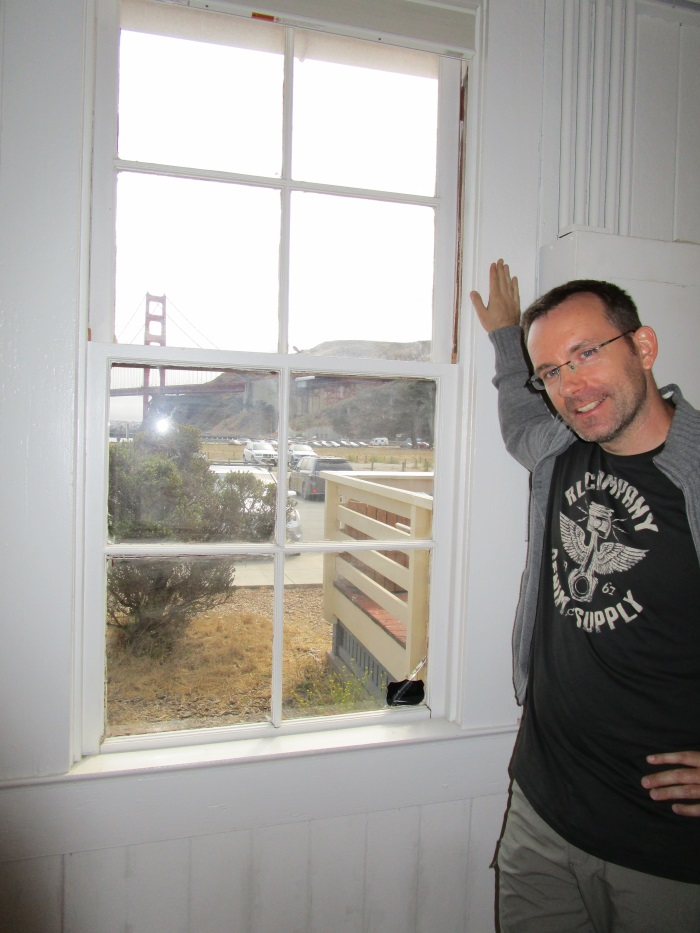
#> input picture code_examples_in_book/05_conv2d_and_maxpool_op_in CNN/test0.jpg, 700 x 933 px, given in place of video_testpattern.mp4, which was not available
$ python filter_image_wrong.py
#> lines starting #> are read from the running program, lines starting #| are printed output that depends on the picture; pictures that were not available may be replaced by others from this repository, and a replacement may not be noted
import sys
import cv2
import numpy as np

print("Your Python version is: " + sys.version)
print("Your OpenCV version is: " + cv2.__version__)


cap = cv2.VideoCapture('video_testpattern.mp4')
#cap = cv2.VideoCapture(0)

kernel = np.array([[-1, 0, 1],
                   [-1, 0, 1],
                   [-1, 0, 1]])

while(cap.isOpened()):

    # try to get another image from the video
    # capture device
    ret, frame = cap.read()
#> frame is the input picture: shape (933, 700, 3); mean B, G, R 153.5, 157.9, 161.4
    if (ret == False):
        break

    # convert image to a grayscale image
    gray = cv2.cvtColor(frame, cv2.COLOR_BGR2GRAY)
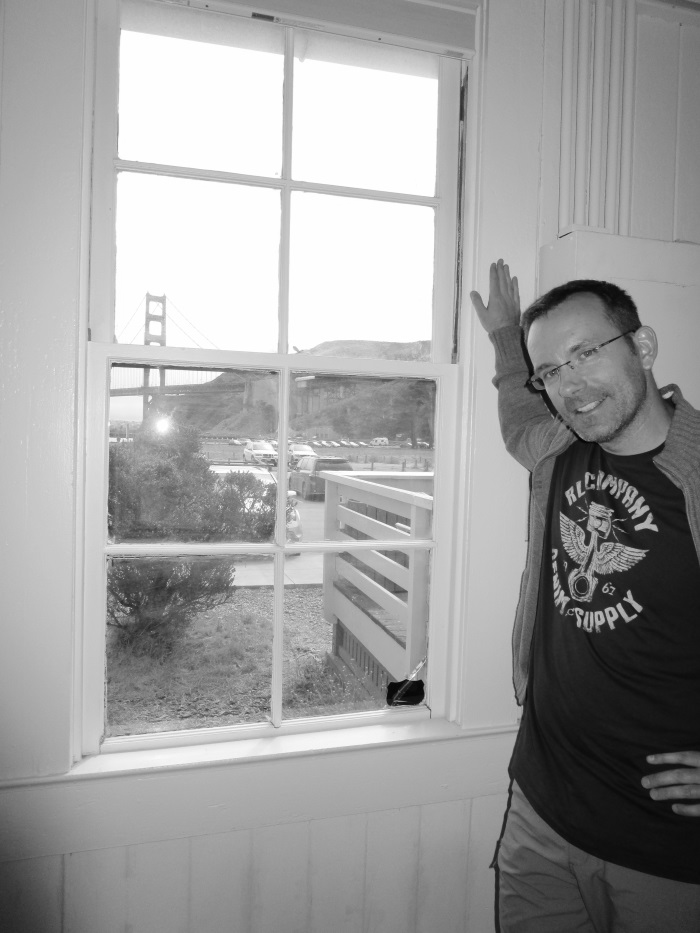
#> gray: shape (933, 700); min 3, max 255, mean 158.4

    # resize grayscale image
    gray = cv2.resize(gray,None,fx=1.75, fy=1.75, interpolation = cv2.INTER_CUBIC)
#> gray: shape (1633, 1225)

    input_matrix = gray

    # show image information
    print("input_matrix -> shape: ", input_matrix.shape, " depth: ", input_matrix.dtype)
#| input_matrix -> shape:  (1633, 1225)  depth:  uint8

    # show image
    cv2.imshow('frame', gray)

    # filter image with a 2D filter
    output_matrix = cv2.filter2D(input_matrix, -1, kernel)
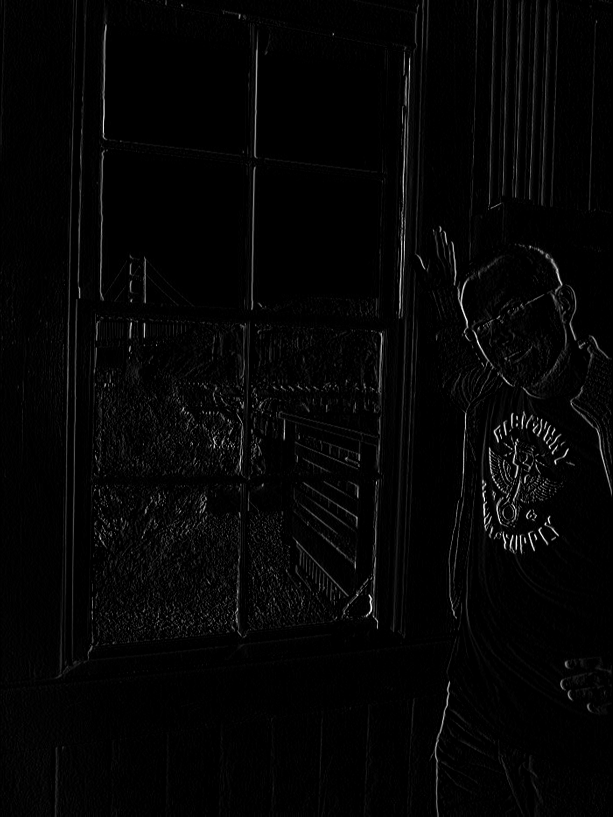
#> output_matrix: shape (1633, 1225) (shown at 1/2 size); min 0, max 255, mean 5
    print("output_matrix --> shape: ", output_matrix.shape, " Depth: ", output_matrix.dtype)
#| output_matrix --> shape:  (1633, 1225)  Depth:  uint8
    print(output_matrix)
#> (printed output is left out)
    print("Min value = ", output_matrix.min(), " Max value =", output_matrix.max())
#| Min value =  0  Max value = 255

    # show filter result
    cv2.imshow('output_matrix', output_matrix)

    # wait for a key
    c = cv2.waitKey(0)
#> (key Esc is pressed here)

    # 'q' pressed?
    if (c==113):
        break

cap.release()


'''
IMPORTANT:
(i) Understand in which range the resulting filter values can live
AND
(ii) Understand how imshow() works

The function imshow displays an image in the specified window. If the window was created with the CV_WINDOW_AUTOSIZE
flag, the image is shown with its original size. Otherwise, the image is scaled to fit the window. The function may
scale the image, depending on its depth:

        If the image is 8-bit unsigned, it is displayed as is.
        If the image is 16-bit unsigned or 32-bit integer, the pixels are divided by 256. That is, the value range
        [0,255*256] is mapped to [0,255].
        If the image is 32-bit floating-point, the pixel values are multiplied by 255. That is, the value range [0,1]
        is mapped to [0,255].


Also see:

https://stackoverflow.com/questions/25106843/opencv-how-imshow-treat-negative-values

"Now to answer you question:

    What if my Matrix contain negative value in 32-bit floating point. How it will treat it?

The negative values will be displayed as if they are 0."

'''

$ run again, on code_examples_in_book/05_conv2d_and_maxpool_op_in CNN/test1.jpg
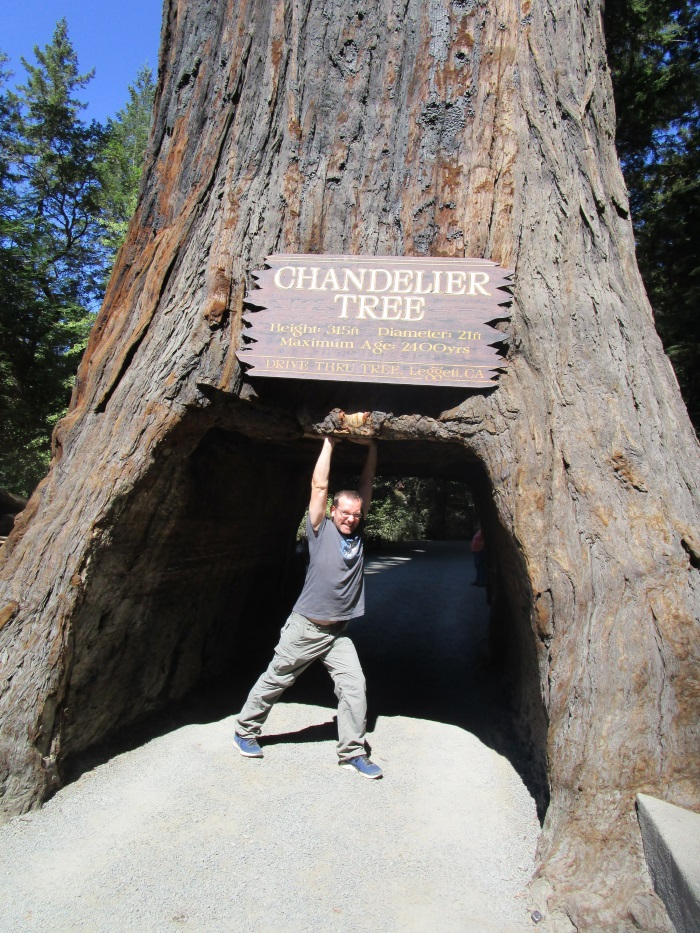
#> input picture code_examples_in_book/05_conv2d_and_maxpool_op_in CNN/test1.jpg, 700 x 933 px, given in place of video_testpattern.mp4, which was not available
#> frame is the input picture: shape (933, 700, 3); mean B, G, R 121.3, 124.1, 127.7
#> `gray = cv2.cvtColor(frame, cv2.COLOR_BGR2GRAY)`:
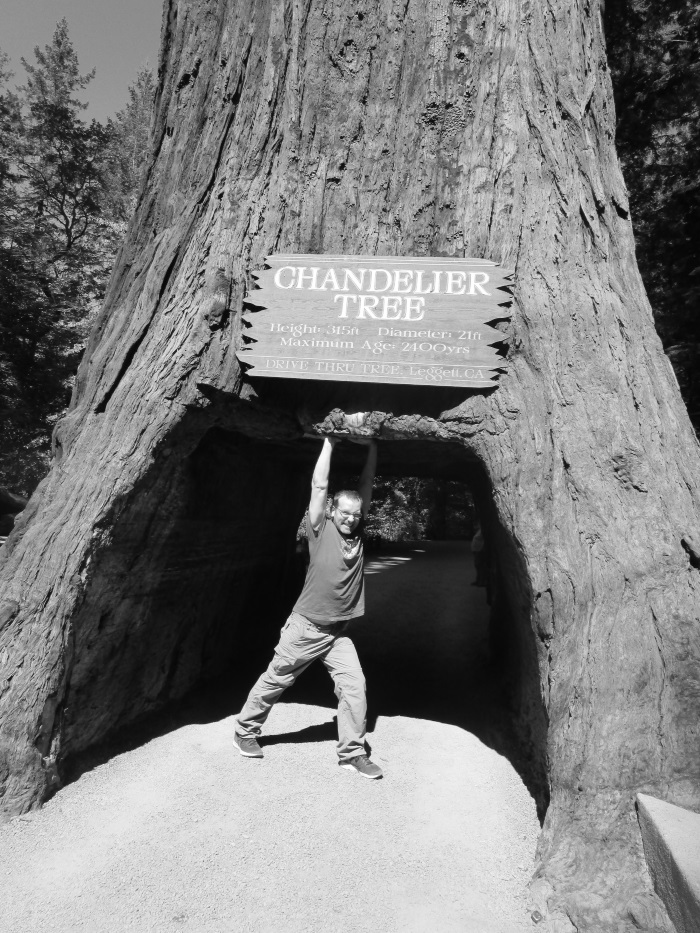
#> gray: shape (933, 700); min 1, max 255, mean 124.9
#| input_matrix -> shape:  (1633, 1225)  depth:  uint8
#> `output_matrix = cv2.filter2D(input_matrix, -1, kernel)`:
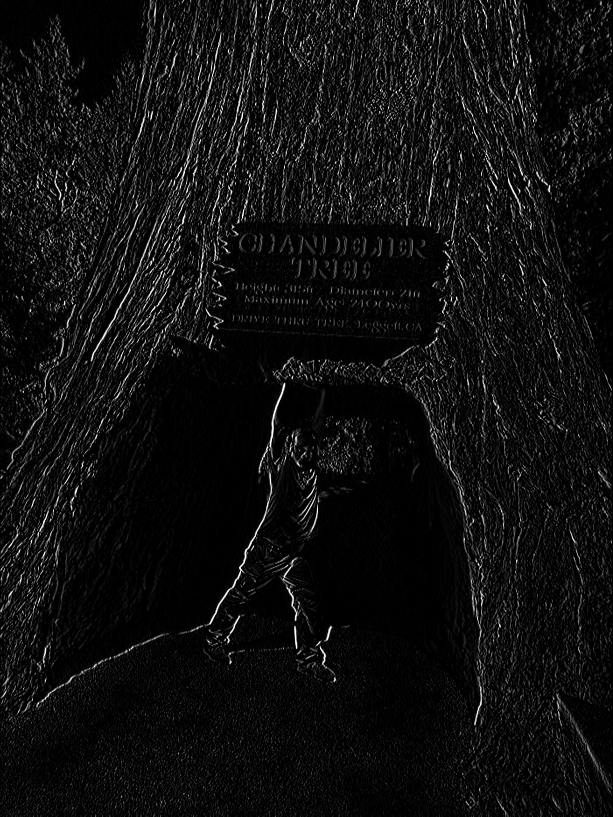
#> output_matrix: shape (1633, 1225) (shown at 1/2 size); min 0, max 255, mean 15.6
#| output_matrix --> shape:  (1633, 1225)  Depth:  uint8
#> (printed output is left out)
#| Min value =  0  Max value = 255

$ run again, on code_examples_in_book/05_conv2d_and_maxpool_op_in CNN/test3.jpg
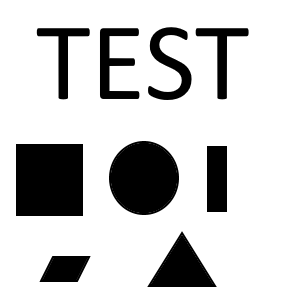
#> input picture code_examples_in_book/05_conv2d_and_maxpool_op_in CNN/test3.jpg, 300 x 300 px, given in place of video_testpattern.mp4, which was not available
#> frame is the input picture: shape (300, 300, 3); min 0, max 255, mean 204.8
#> `gray = cv2.resize(gray,None,fx=1.75, fy=1.75, interpolation = cv2.INTE..`:
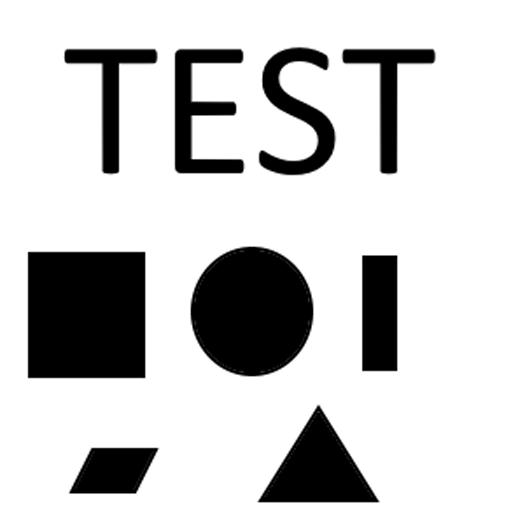
#> gray: shape (525, 525); min 0, max 255, mean 204.7
#| input_matrix -> shape:  (525, 525)  depth:  uint8
#> `output_matrix = cv2.filter2D(input_matrix, -1, kernel)`:
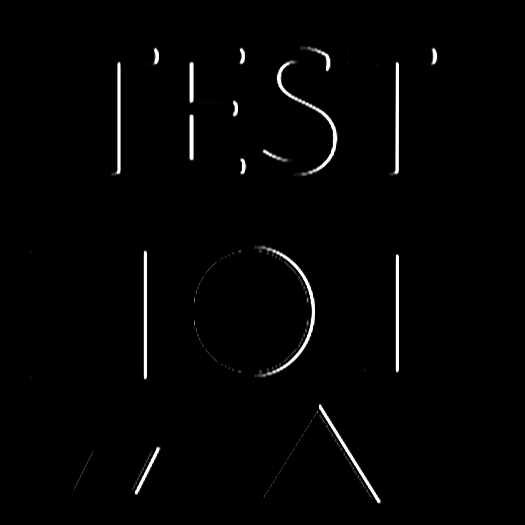
#> output_matrix: shape (525, 525); min 0, max 255, mean 3.8
#| output_matrix --> shape:  (525, 525)  Depth:  uint8
#> (printed output is left out)
#| Min value =  0  Max value = 255
